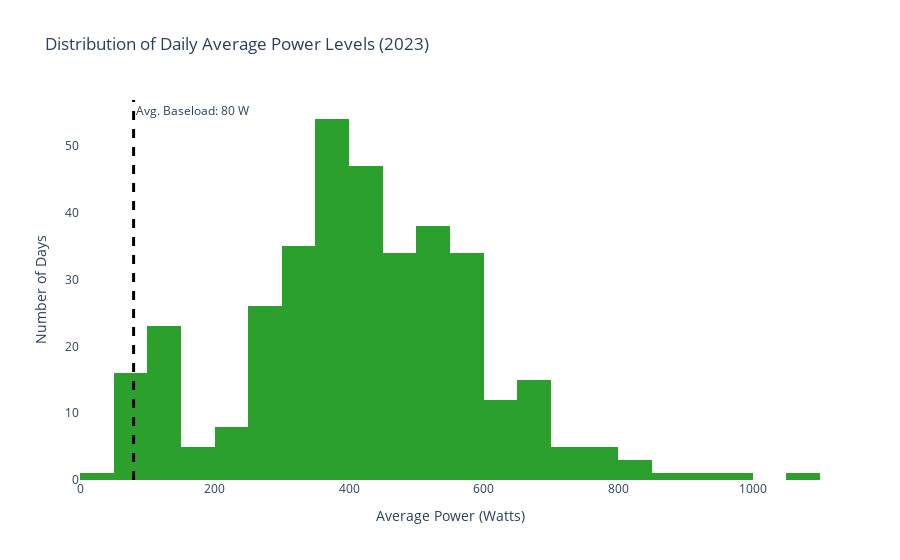

Here is the notebook cell this chart was saved with:
### Code cell
import polars as pl
import plotly.graph_objects as go

daily_power_data = q05.filter(pl.col("timestamp").dt.year() == 2023)

# --- Create the Plotly Figure ---
fig = go.Figure()

fig.add_trace(
    go.Histogram(
        x=daily_power_data["average_power_in_watt"],
        name="Power Distribution",
        marker_color="#2ca02c",  # Green
    )
)

# Add a vertical line showing the average baseload for context
avg_baseload = daily_power_data["average_daily_baseload_in_watt"].mean()
fig.add_vline(
    x=avg_baseload,
    line_width=3,
    line_dash="dash",
    line_color="black",
    annotation_text=f"Avg. Baseload: {avg_baseload:.0f} W",
    annotation_position="top right",
)

# --- Customize the Layout ---
fig.update_layout(
    title_text="Distribution of Daily Average Power Levels (2023)",
    xaxis_title="Average Power (Watts)",
    yaxis_title="Number of Days",
    plot_bgcolor="white",
)
fig.show()

### Figure 1 — Plotly figure (JSON) as saved in the notebook; plotly's stock layout.template omitted (floating-point values rounded to 4 significant figures; data arrays with more than 128 entries replaced by an {"elided": "..."} marker saying what was removed)
{"data": [{"marker": {"color": "#2ca02c"}, "name": "Power Distribution", "type": "histogram", "x": {"elided": "365 float values"}}], "layout": {"annotations": [{"showarrow": false, "text": "Avg. Baseload: 80 W", "x": 79.68, "xanchor": "left", "xref": "x", "y": 1, "yanchor": "top", "yref": "y domain"}], "plot_bgcolor": "white", "shapes": [{"line": {"color": "black", "dash": "dash", "width": 3}, "type": "line", "x0": 79.68, "x1": 79.68, "xref": "x", "y0": 0, "y1": 1, "yref": "y domain"}], "title": {"text": "Distribution of Daily Average Power Levels (2023)"}, "xaxis": {"title": {"text": "Average Power (Watts)"}}, "yaxis": {"title": {"text": "Number of Days"}}}}
